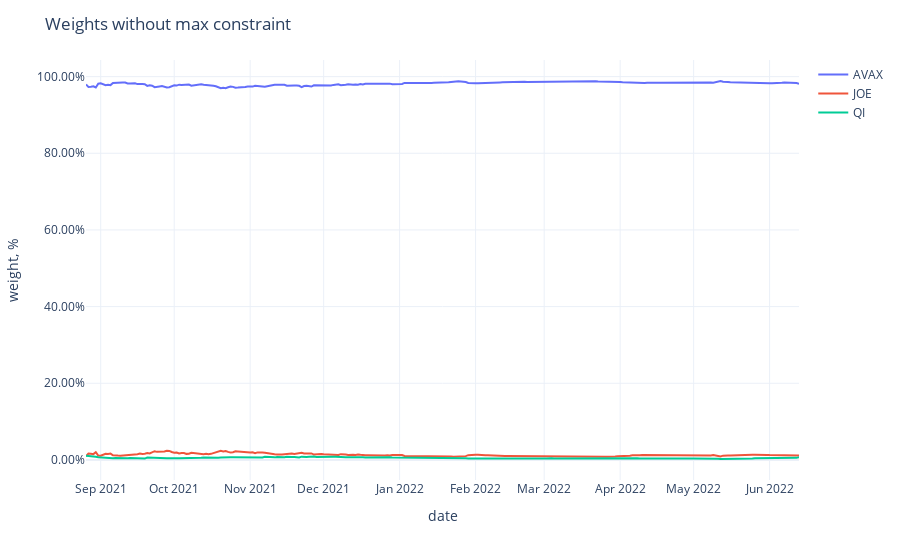

Source (notebook cell):
### Code cell
fig = px.line(weights,
              labels={'value': 'weight, %', 'variable': ''})
fig.update_traces(
    hovertemplate="%{y}"
)
fig.update_yaxes(
    tickformat=".2%",
)
fig.update_xaxes(
    showspikes=True,
    spikethickness=2,
    spikedash="dot",
    spikecolor="#999999",
    spikemode="across",
)
fig.update_layout(
    ## showlegend=False,
    hovermode="x",
    hoverdistance=100,  ## Distance to show hover label of data point
    spikedistance=1000,  ## Distance to show spike
    template='plotly_white',
    title='Weights without max constraint'
)

### Figure 1 — Plotly figure (JSON) as saved in the notebook; plotly's stock layout.template omitted (floating-point values rounded to 4 significant figures; data arrays with more than 128 entries replaced by an {"elided": "..."} marker saying what was removed)
{"data": [{"hovertemplate": "%{y}", "legendgroup": "AVAX", "line": {"color": "#636efa", "dash": "solid"}, "marker": {"symbol": "circle"}, "mode": "lines", "name": "AVAX", "orientation": "v", "showlegend": true, "type": "scatter", "x": {"elided": "292 str values"}, "xaxis": "x", "y": {"elided": "292 float values"}, "yaxis": "y"}, {"hovertemplate": "%{y}", "legendgroup": "JOE", "line": {"color": "#EF553B", "dash": "solid"}, "marker": {"symbol": "circle"}, "mode": "lines", "name": "JOE", "orientation": "v", "showlegend": true, "type": "scatter", "x": {"elided": "292 str values"}, "xaxis": "x", "y": {"elided": "292 float values"}, "yaxis": "y"}, {"hovertemplate": "%{y}", "legendgroup": "QI", "line": {"color": "#00cc96", "dash": "solid"}, "marker": {"symbol": "circle"}, "mode": "lines", "name": "QI", "orientation": "v", "showlegend": true, "type": "scatter", "x": {"elided": "292 str values"}, "xaxis": "x", "y": {"elided": "292 float values"}, "yaxis": "y"}], "layout": {"autosize": true, "hoverdistance": 100, "hovermode": "x", "legend": {"title": {"text": ""}, "tracegroupgap": 0}, "margin": {"t": 60}, "spikedistance": 1000, "title": {"text": "Weights without max constraint"}, "xaxis": {"anchor": "y", "autorange": true, "domain": [0, 1], "range": ["2021-08-26", "2022-06-13"], "showspikes": true, "spikecolor": "#999999", "spikedash": "dot", "spikemode": "across", "spikethickness": 2, "title": {"text": "date"}, "type": "date"}, "yaxis": {"anchor": "x", "autorange": true, "domain": [0, 1], "range": [-0.05238, 1.043], "tickformat": ".2%", "title": {"text": "weight, %"}, "type": "linear"}}}
